Frame 1 (no input): blank canvas, image omitted
Frame 60 (no input): blank canvas, image omitted
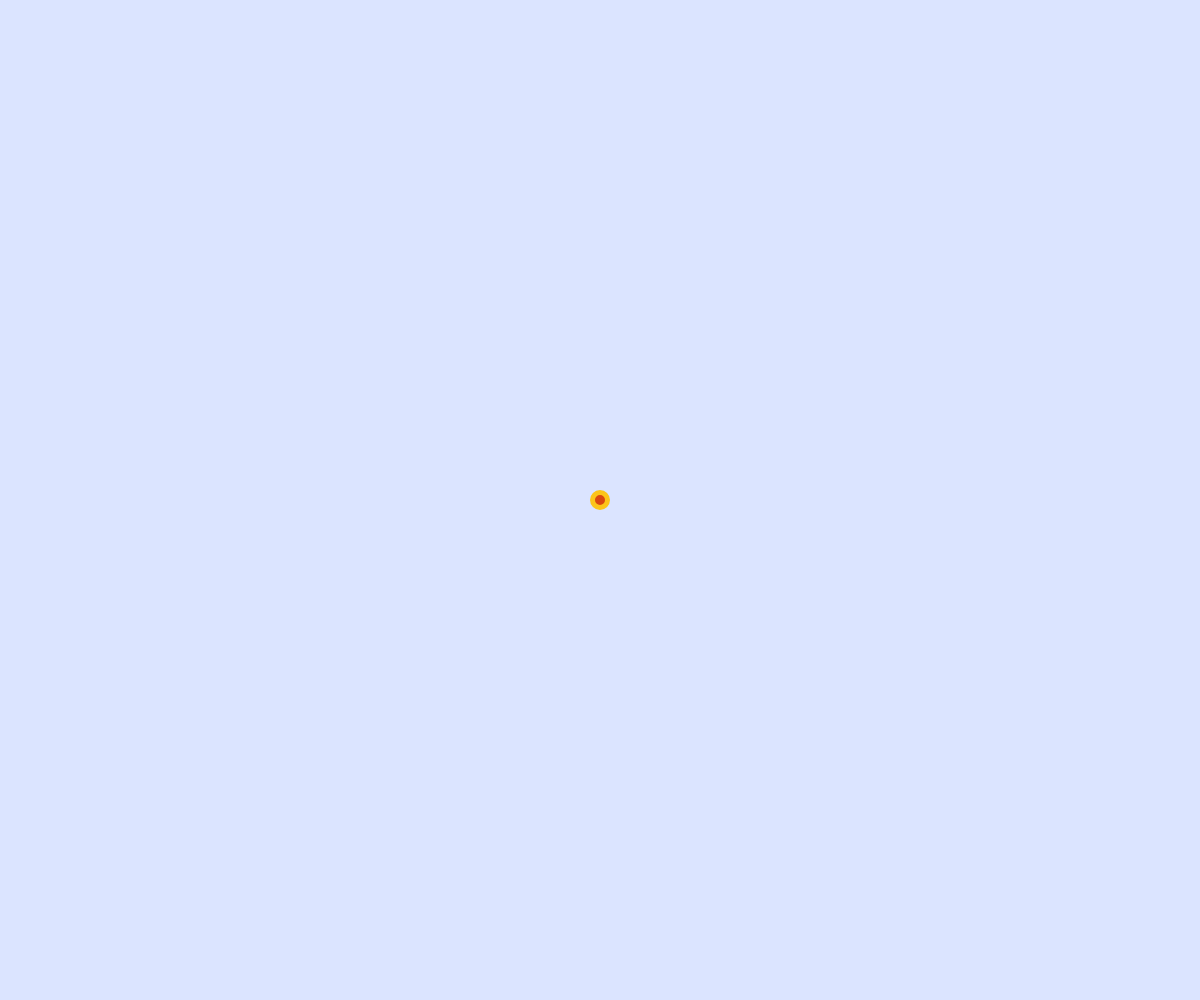
Frame 120 (the mouse pressed at the canvas centre since frame 60)

The p5.js sketch whose frames 1 and 60 were blank and that drew this single picture after the mouse press (run headless with seeded random() and noise() and a simulated clock; from frame 60 on, the mouse is pressed at the canvas centre):

// p5.js sketch
// ── sketch.js
class Point {
	strokeWeight = 5;
	innerDiameter = 15;

	constructor(x, y) {
		this.x = x;
		this.y = y;
		this.selected = false;
	}

	draw() {
		fill(this.selected ? '#2b8a3e' : '#d9480f');
		strokeWeight(this.strokeWeight);
		stroke(this.selected ? '#a9e34b' : '#fcc419');
		circle(this.x, this.y, this.innerDiameter);
	}

	addPoint(point) {
		return new Point(this.x + point.x, this.y + point.y);
	}

	multiply(factor) {
		return new Point(this.x * factor, this.y * factor);
	}

	isHovered(point) {
		const d = dist(point.x, point.y, this.x, this.y);
		return d < (this.innerDiameter + this.strokeWeight) / 2;
	}
}

class BezierCurve {
	constructor(points) {
		this.points = points;
	}

	addPoint(point) {
		this.points.push(point);
	}

	polynomial(t) {
		const n = this.points.length - 1;
		let result = new Point(0, 0);
		for (let i = 0; i <= n; i++) {
			const coefficient =
				(factorial(n) / (factorial(i) * factorial(n - i))) *
				Math.pow(t, i) *
				Math.pow(1 - t, n - i);

			result = result.addPoint(this.points[i].multiply(coefficient));
		}

		return result;
	}

	draw() {
		strokeWeight(2);
		noFill();
		stroke('#fcc419');
		beginShape();
		this.points.forEach(point => vertex(point.x, point.y));
		endShape();

		this.points.forEach(point => point.draw());

		strokeWeight(3);
		noFill();
		stroke('#d9480f');
		beginShape();
		for (let t = 0; t < 1.01; t += 0.01) {
			const point = this.polynomial(t);
			vertex(point.x, point.y);
		}
		endShape();
	}
}

function factorial(n) {
	if (n === 0) return 1;
	return n * factorial(n - 1);
}

const bezierCurve = new BezierCurve([]);

function setup() {
	createCanvas(window.innerWidth, window.innerHeight);
}

function draw() {
	background('#dbe4ff');
	bezierCurve.draw();
}

function mousePressed() {
	const point = new Point(mouseX, mouseY);
	if (bezierCurve.points.some(p => p.isHovered(point))) return;
	bezierCurve.addPoint(point);
}

function mouseClicked() {
	bezierCurve.points.forEach(p => (p.selected = false));
}

function doubleClicked() {
	bezierCurve.points.forEach(
		p => (p.selected = p.isHovered(new Point(mouseX, mouseY)))
	);
}

function mouseDragged() {
	bezierCurve.points.forEach(p => {
		if (p.selected) {
			p.x = mouseX;
			p.y = mouseY;
		}
	});
}

function keyPressed() {
	if (keyCode === 46) {
		bezierCurve.points = bezierCurve.points.filter(p => !p.selected);
	}
}
